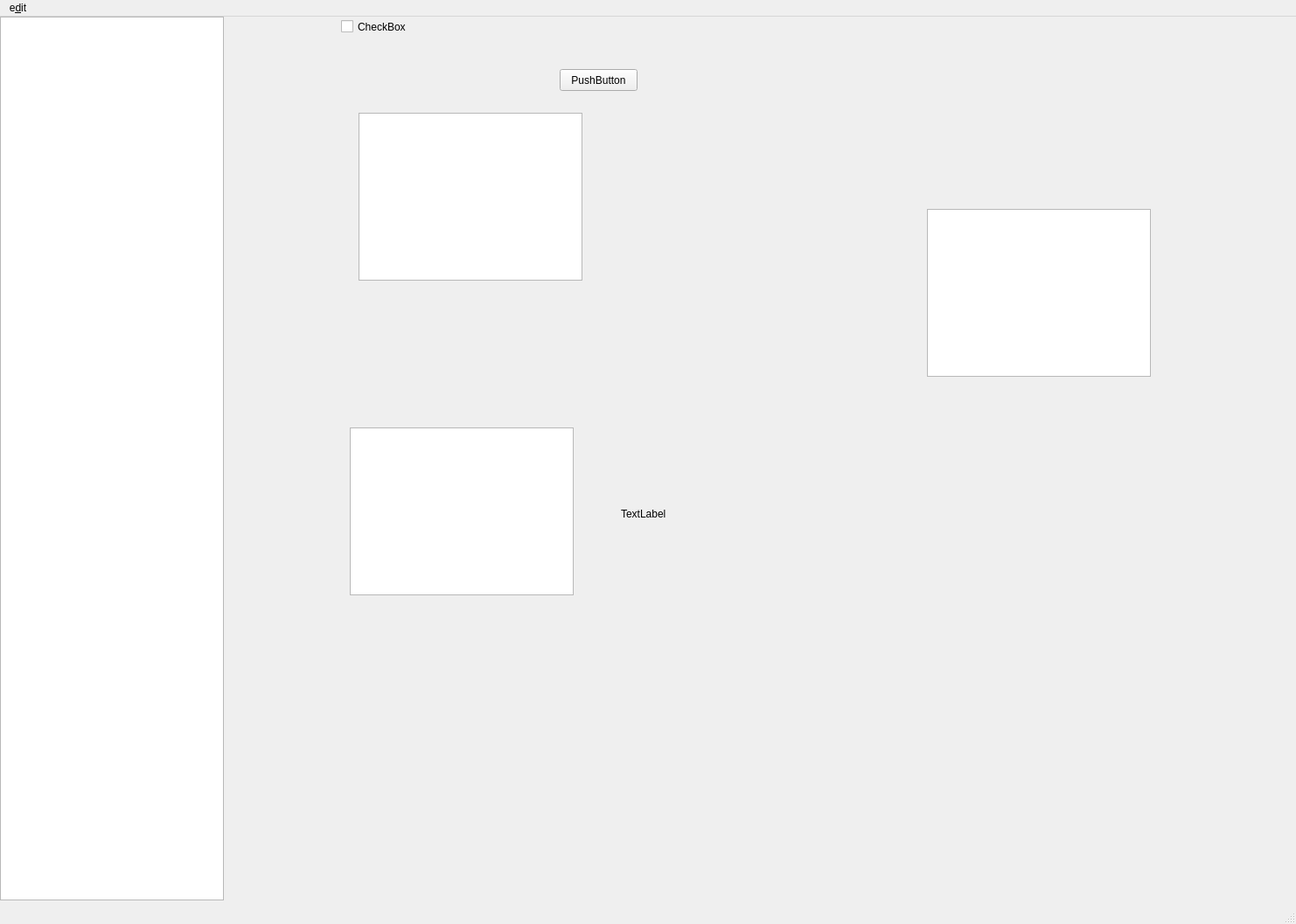
<?xml version="1.0" encoding="UTF-8"?>
<ui version="4.0">
 <class>MainWindow</class>
 <widget class="QMainWindow" name="MainWindow">
  <property name="geometry">
   <rect>
    <x>0</x>
    <y>0</y>
    <width>1482</width>
    <height>1057</height>
   </rect>
  </property>
  <property name="windowTitle">
   <string>MainWindow</string>
  </property>
  <widget class="QWidget" name="centralwidget">
   <widget class="QCheckBox" name="checkBox">
    <property name="geometry">
     <rect>
      <x>390</x>
      <y>0</y>
      <width>92</width>
      <height>23</height>
     </rect>
    </property>
    <property name="text">
     <string>CheckBox</string>
    </property>
   </widget>
   <widget class="QGraphicsView" name="graphicsView">
    <property name="geometry">
     <rect>
      <x>410</x>
      <y>110</y>
      <width>256</width>
      <height>192</height>
     </rect>
    </property>
   </widget>
   <widget class="QGraphicsView" name="graphicsView_2">
    <property name="geometry">
     <rect>
      <x>1060</x>
      <y>220</y>
      <width>256</width>
      <height>192</height>
     </rect>
    </property>
   </widget>
   <widget class="QLabel" name="label">
    <property name="geometry">
     <rect>
      <x>710</x>
      <y>560</y>
      <width>67</width>
      <height>17</height>
     </rect>
    </property>
    <property name="text">
     <string>TextLabel</string>
    </property>
   </widget>
   <widget class="QPushButton" name="btn_test">
    <property name="geometry">
     <rect>
      <x>640</x>
      <y>60</y>
      <width>89</width>
      <height>25</height>
     </rect>
    </property>
    <property name="text">
     <string>PushButton</string>
    </property>
   </widget>
   <widget class="QListView" name="listView">
    <property name="enabled">
     <bool>true</bool>
    </property>
    <property name="geometry">
     <rect>
      <x>0</x>
      <y>0</y>
      <width>256</width>
      <height>1011</height>
     </rect>
    </property>
    <property name="mouseTracking">
     <bool>false</bool>
    </property>
   </widget>
   <widget class="QListWidget" name="listWidget">
    <property name="geometry">
     <rect>
      <x>400</x>
      <y>470</y>
      <width>256</width>
      <height>192</height>
     </rect>
    </property>
   </widget>
  </widget>
  <widget class="QMenuBar" name="menubar">
   <property name="geometry">
    <rect>
     <x>0</x>
     <y>0</y>
     <width>1482</width>
     <height>28</height>
    </rect>
   </property>
   <widget class="QMenu" name="menuedit">
    <property name="title">
     <string>e&amp;dit</string>
    </property>
   </widget>
   <addaction name="menuedit"/>
  </widget>
  <widget class="QStatusBar" name="statusbar"/>
 </widget>
 <resources/>
 <connections>
  <connection>
   <sender>btn_test</sender>
   <signal>clicked()</signal>
   <receiver>MainWindow</receiver>
   <slot>testclick()</slot>
   <hints>
    <hint type="sourcelabel">
     <x>679</x>
     <y>106</y>
    </hint>
    <hint type="destinationlabel">
     <x>721</x>
     <y>181</y>
    </hint>
   </hints>
  </connection>
  <connection>
   <sender>listView</sender>
   <signal>clicked(QModelIndex)</signal>
   <receiver>label</receiver>
   <slot>show()</slot>
   <hints>
    <hint type="sourcelabel">
     <x>127</x>
     <y>474</y>
    </hint>
    <hint type="destinationlabel">
     <x>744</x>
     <y>599</y>
    </hint>
   </hints>
  </connection>
 </connections>
 <slots>
  <slot>testclick()</slot>
  <slot>listView()</slot>
 </slots>
</ui>
